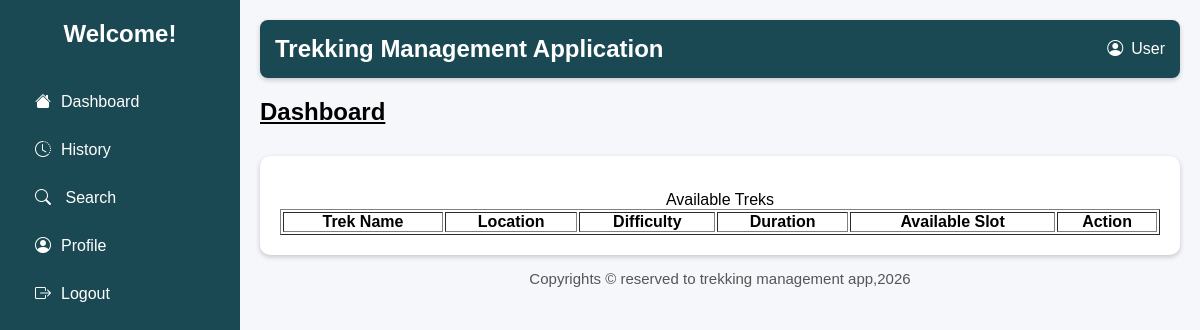
Before: /user_dashboard with the older database file.
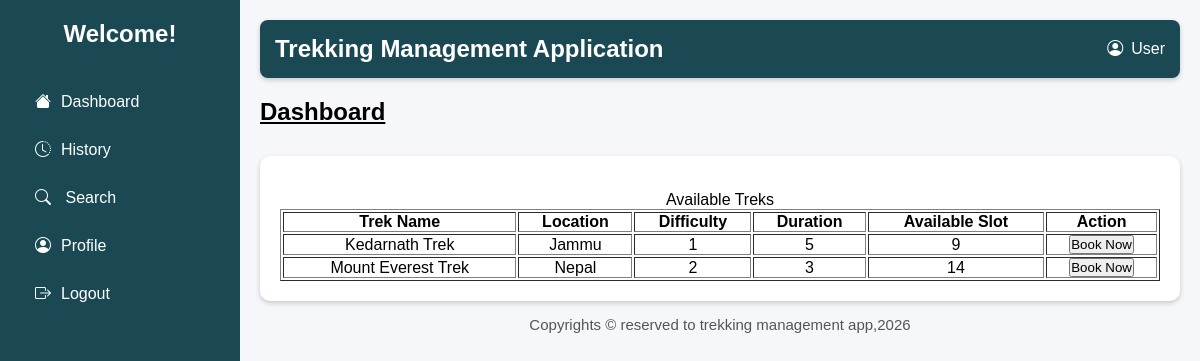
After: the same page with the newer database file.
### models.py (models this page shows)
class TrekDetails(db.Model):
    __tablename__='trek_details'
    trek_id=db.Column(db.Integer,primary_key=True,autoincrement=True)
    staff_id=db.Column(db.Integer,db.ForeignKey('trek_staff.staff_id'))
    trek_name=db.Column(db.String(100),nullable=False)
    location=db.Column(db.String(50),nullable=False)
    difficulty=db.Column(db.Integer,nullable=False) #0:'Easy',1:'Moderate',2:'Hard'
    duration_days=db.Column(db.Integer,nullable=False)
    available_slots=db.Column(db.Integer,nullable=False)
    start_date=db.Column(db.Date,nullable=False)
    end_date=db.Column(db.Date,nullable=False)
    status=db.Column(db.Integer,nullable=False) #0:Pending,1:Approved,2:Open,3:Closed,4:Completed
    description=db.Column(db.String)

### app.py (the view)
@app.route("/user_dashboard")
def user_dash():
    book_data=db.session.query(TrekDetails).all()
    return render_template("user_dashboard.html",treks=book_data)

### templates/user_dashboard.html (shortened to what this page needs)
<!DOCTYPE html>
<html lang="en">
<head>
    <link rel="stylesheet" href="../static/main.css">
    <link rel="stylesheet" href="https://cdn.jsdelivr.net/npm/bootstrap-icons@1.11.3/font/bootstrap-icons.min.css">
</head>
<body>
    <div class="container">
        <div class="sidebar">
            <h2>Welcome!</h2>
            <ul>
                <li><a href="{{url_for('user_dash')}}"><i class="bi bi-house-fill"></i>Dashboard</a></li>
                <li><a href="{{url_for('trek_history')}}"><i class="bi bi-clock-history"></i>History</a></li>
                <li><a href="{{url_for('search_trek')}}"><i class="bi bi-search"></i> Search</a></li>
                <li><a href="{{url_for('user_profile')}}"><i class="bi bi-person-circle"></i>Profile</a></li>
                <li><a href="{{url_for('signin')}}"><i class="bi bi-box-arrow-right"></i>Logout</a></li>
            </ul>
        </div>
        <div class="main">
            <header>
                <h2>Trekking Management Application</h2>
                <div class="admin">
                    <i class="bi bi-person-circle"></i>
                    <span>User</span>
                </div>
            </header>
             <h2 class="title"><u>Dashboard</u></h2>
             <div class="table-box">
                <table border="1">
                <caption>Available Treks</caption>
                <tr>
                    <th>Trek Name</th>
                    <th>Location</th>
                    <th>Difficulty</th>
                    <th>Duration</th>
                    <th>Available Slot</th>
                    <th>Action</th>
                </tr>
                {% for trek in treks %}
                <tr>
                    <td>{{trek.trek_name}}</td>
                    <td>{{trek.location}}</td>
                    <td>{{trek.difficulty}}</td>
                    <td>{{trek.duration_days}}</td>
                    <td>{{trek.available_slots}}</td>
                    <td>
                        <form method="POST" action="{{url_for('book_trek',trek_id=trek.trek_id)}}">
                            <button type="submit">Book Now</button>
                        </form>
                    </td>
                </tr>
                {% endfor %}
             </table>
             </div>
             <footer>
                Copyrights &copy; reserved to trekking management app,2026
            </footer>
        </div>
    </div>
</body>
</html>

### static/main.css (style rules this page uses)
html,body { height: 100%; margin: 0; background:#f4f4f4; }
* { margin:0; padding:0; box-sizing:border-box; font-family:Arial, sans-serif; }
header { background:#1B4953; color: white; padding:15px; border-radius:8px; box-shadow:0 2px 5px rgba(0,0,0,.2); justify-content: space-between; display: flex; }
.admin { display: flex; align-items: center; gap: 8px; }
footer { bottom: 0; left: 0; width: 100%; text-align:center; font-size:15px; color:#555; padding: 15px; }
.container { display:flex; }
.sidebar { width:240px; background:#1B4953; color:white; min-height:100vh; padding:20px; }
.sidebar h2 { text-align:center; margin-bottom:30px; }
.sidebar ul { list-style:none; }
.sidebar ul li { padding:15px; cursor:pointer; border-radius:5px; }
.sidebar i { margin-right:10px; }
.main { flex:1; padding:20px; }
.title { text-align:left; margin:20px 0; }
.table-box { margin-top:30px; background:white; padding:20px; border-radius:10px; box-shadow:0 2px 5px rgba(0,0,0,.2); }
.table-box table { width:100%; margin-top:15px; }
table th { text-align: center; }
table td { text-align: center; }
li a { color: white; }
a { text-decoration: none; }
body { background-color: #f5f7fa; }

Changed rows visible on the page:
added TrekDetails: trek_name "Kedarnath Trek", location "Jammu", difficulty "1", duration_days "5", available_slots "9"
added TrekDetails: trek_name "Mount Everest Trek", location "Nepal", difficulty "2", duration_days "3", available_slots "14"
